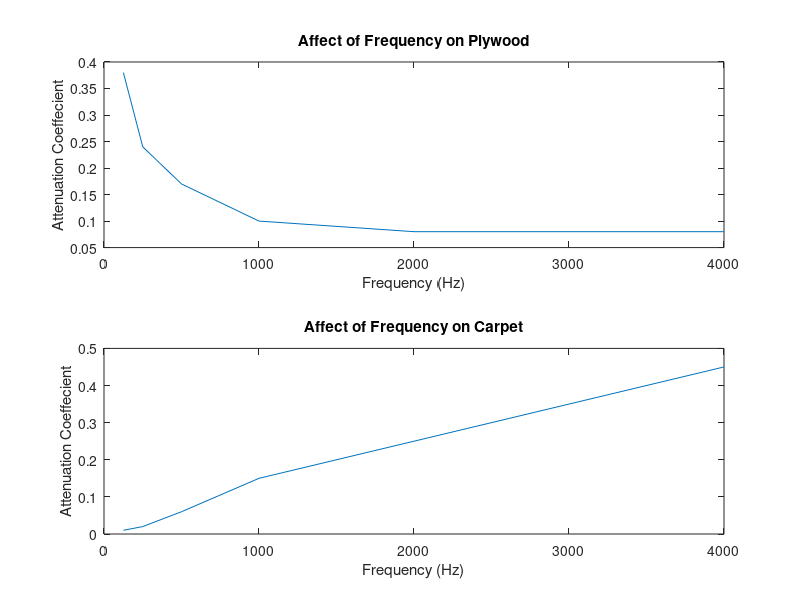
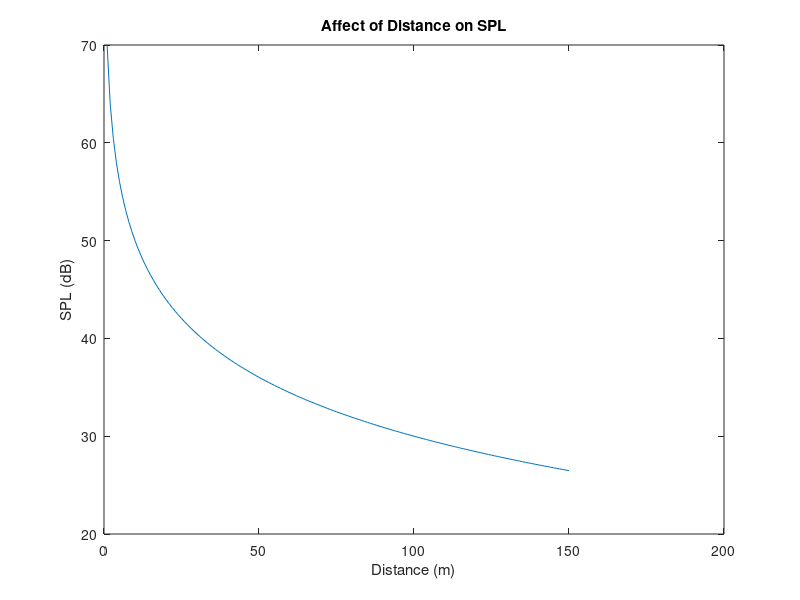
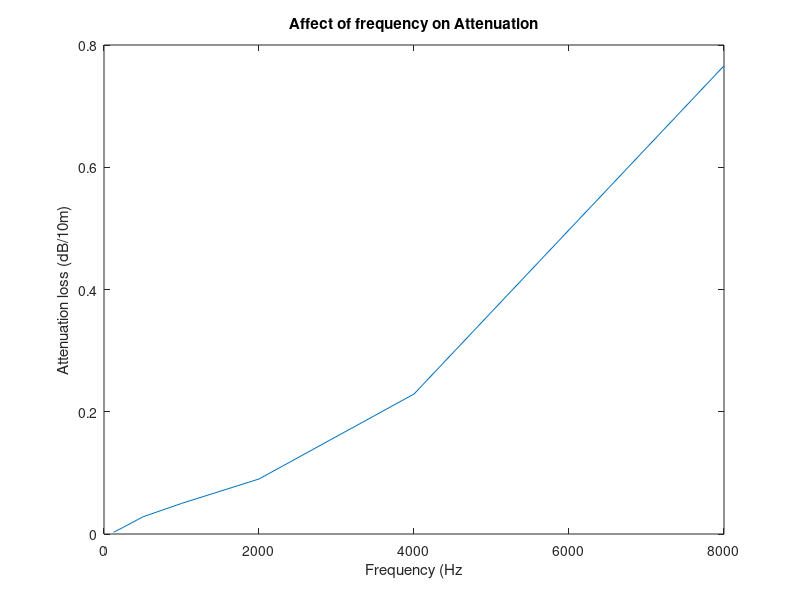
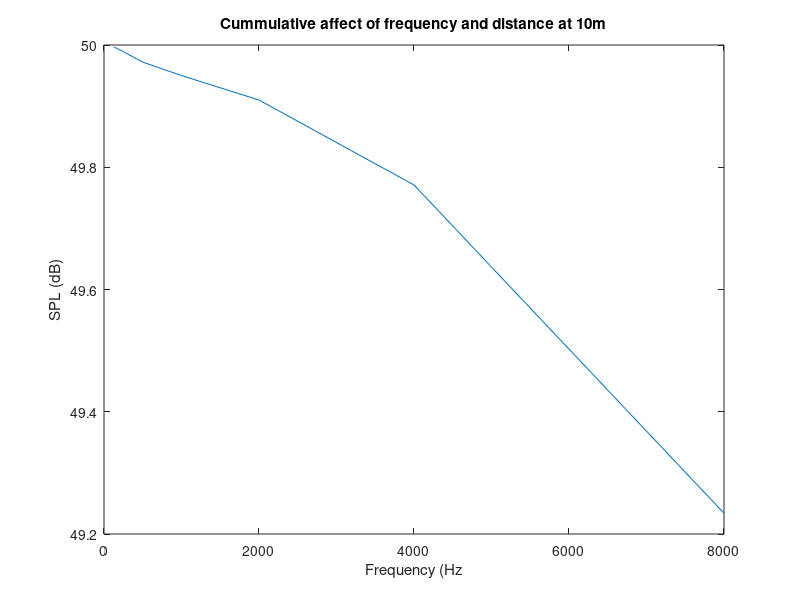

Here is the MATLAB script that generated these plots, in order:
clear
clc

SPL_2 = zeros(150, 1);
SPL_1 = 90;
R_1 = 0.1;
R_2 = (1:1:150);
for i = 1:1:150
    SPL_2(i, 1) = SPL_1 - 20*log10(R_2(1, i)/R_1);
end

plot(R_2, SPL_2)
SPL_2;



f_Hz = [125, 250, 500, 1000, 2000, 4000 8000];
humid70 = [0.3, 1.1, 2.8, 5, 9, 22.9, 76.6]/100;
carpet = [0.01 ; 0.02 ; 0.06 ; 0.15 ; 0.25 ; 0.45];
plywood = [0.38 ; 0.24 ; 0.17 ; 0.1 ; 0.08 ; 0.08];
SPL_3 = SPL_2(10)* ones(1, length(f_Hz)) - humid70;
SPL_4 = SPL_2(100)* ones(1, length(f_Hz)) - humid70 * 10;

figure(1)
subplot(211)
plot(f_Hz(1:end-1), plywood)
title("Affect of Frequency on Plywood")
xlabel("Frequency (Hz)")
ylabel("Attenuation Coeffecient")
subplot(212)
plot(f_Hz(1:end-1), carpet)
title("Affect of Frequency on Carpet")
xlabel("Frequency (Hz)")
ylabel("Attenuation Coeffecient")

figure(2)
plot(R_2, SPL_2)
title("Affect of Distance on SPL")
xlabel("Distance (m)")
ylabel("SPL (dB)")

figure(3)
plot(f_Hz, humid70)
title("Affect of frequency on Attenuation")
xlabel("Frequency (Hz")
ylabel("Attenuation loss (dB/10m)")

figure(4)
plot(f_Hz, SPL_3)
title("Cummulative affect of frequency and distance at 10m")
xlabel("Frequency (Hz")
ylabel("SPL (dB)")


